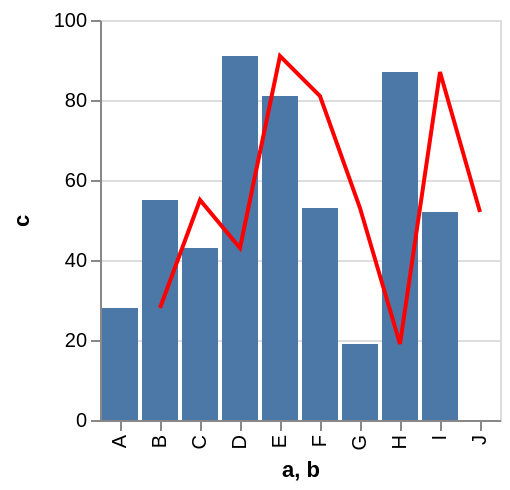

Vega-Lite specification stored for this chart:
### Vega specification from a JSON file in a GitHub repository (floating-point values rounded to 4 significant figures)
{"$schema": "https://vega.github.io/schema/vega/v5.json", "autosize": "pad", "padding": 5, "height": 200, "style": "cell", "data": [{"name": "source_0", "values": [{"a": "A", "b": "B", "c": 28}, {"a": "B", "b": "C", "c": 55}, {"a": "C", "b": "D", "c": 43}, {"a": "D", "b": "E", "c": 91}, {"a": "E", "b": "F", "c": 81}, {"a": "F", "b": "G", "c": 53}, {"a": "G", "b": "H", "c": 19}, {"a": "H", "b": "I", "c": 87}, {"a": "I", "b": "J", "c": 52}]}], "signals": [{"name": "x_step", "value": 20}, {"name": "width", "update": "bandspace(domain('x').length, 0.1, 0.05) * x_step"}], "marks": [{"name": "layer_0_marks", "type": "rect", "style": ["bar"], "from": {"data": "source_0"}, "encode": {"update": {"fill": [{"test": "datum[\"c\"] === null || isNaN(datum[\"c\"])", "value": null}, {"value": "#4c78a8"}], "tooltip": {"signal": "{\"a\": ''+datum[\"a\"], \"c\": format(datum[\"c\"], \"\")}"}, "x": {"scale": "x", "field": "a"}, "width": {"scale": "x", "band": true}, "y": {"scale": "y", "field": "c"}, "y2": {"scale": "y", "value": 0}}}}, {"name": "layer_1_marks", "type": "line", "style": ["line"], "sort": {"field": "datum[\"b\"]", "order": "descending"}, "from": {"data": "source_0"}, "encode": {"update": {"stroke": {"value": "red"}, "tooltip": {"signal": "{\"b\": ''+datum[\"b\"], \"c\": format(datum[\"c\"], \"\")}"}, "x": {"scale": "x", "field": "b", "band": 0.5}, "y": {"scale": "y", "field": "c"}, "defined": {"signal": "datum[\"c\"] !== null && !isNaN(datum[\"c\"])"}}}}], "scales": [{"name": "x", "type": "band", "domain": {"data": "source_0", "fields": ["a", "b"], "sort": true}, "range": {"step": {"signal": "x_step"}}, "paddingInner": 0.1, "paddingOuter": 0.05}, {"name": "y", "type": "linear", "domain": {"data": "source_0", "field": "c"}, "range": [{"signal": "height"}, 0], "nice": true, "zero": true}], "axes": [{"scale": "x", "orient": "bottom", "grid": false, "title": "a, b", "labelAlign": "right", "labelAngle": 270, "labelBaseline": "middle", "labelOverlap": true, "zindex": 1}, {"scale": "y", "orient": "left", "grid": false, "title": "c", "labelOverlap": true, "tickCount": {"signal": "ceil(height/40)"}, "zindex": 1}, {"scale": "y", "orient": "left", "gridScale": "x", "grid": true, "tickCount": {"signal": "ceil(height/40)"}, "domain": false, "labels": false, "maxExtent": 0, "minExtent": 0, "ticks": false, "zindex": 0}], "config": {"axisY": {"minExtent": 30}}}
